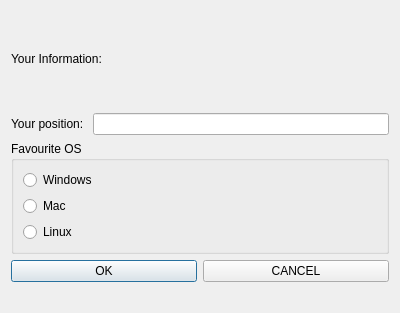
<?xml version="1.0" encoding="UTF-8"?>
<ui version="4.0">
 <class>InfoDialogue</class>
 <widget class="QDialog" name="InfoDialogue">
  <property name="geometry">
   <rect>
    <x>0</x>
    <y>0</y>
    <width>400</width>
    <height>313</height>
   </rect>
  </property>
  <property name="windowTitle">
   <string>Dialog</string>
  </property>
  <layout class="QVBoxLayout" name="verticalLayout_2">
   <item>
    <widget class="QLabel" name="label">
     <property name="text">
      <string>Your Information: </string>
     </property>
    </widget>
   </item>
   <item>
    <layout class="QHBoxLayout" name="horizontalLayout">
     <item>
      <widget class="QLabel" name="label_2">
       <property name="text">
        <string>Your position: </string>
       </property>
      </widget>
     </item>
     <item>
      <widget class="QLineEdit" name="positionLineEdit"/>
     </item>
    </layout>
   </item>
   <item>
    <widget class="QGroupBox" name="groupBox">
     <property name="title">
      <string>Favourite OS</string>
     </property>
     <layout class="QVBoxLayout" name="verticalLayout">
      <item>
       <widget class="QRadioButton" name="windowsRadioButton">
        <property name="text">
         <string>Windows</string>
        </property>
       </widget>
      </item>
      <item>
       <widget class="QRadioButton" name="macRadioButton">
        <property name="text">
         <string>Mac</string>
        </property>
       </widget>
      </item>
      <item>
       <widget class="QRadioButton" name="linuxRadioButton">
        <property name="text">
         <string>Linux</string>
        </property>
       </widget>
      </item>
     </layout>
    </widget>
   </item>
   <item>
    <layout class="QHBoxLayout" name="horizontalLayout_2">
     <item>
      <widget class="QPushButton" name="okButton">
       <property name="text">
        <string>OK</string>
       </property>
      </widget>
     </item>
     <item>
      <widget class="QPushButton" name="cancelButton">
       <property name="text">
        <string>CANCEL</string>
       </property>
      </widget>
     </item>
    </layout>
   </item>
   <item>
    <spacer name="horizontalSpacer">
     <property name="orientation">
      <enum>Qt::Horizontal</enum>
     </property>
     <property name="sizeHint" stdset="0">
      <size>
       <width>379</width>
       <height>20</height>
      </size>
     </property>
    </spacer>
   </item>
  </layout>
 </widget>
 <resources/>
 <connections/>
</ui>
